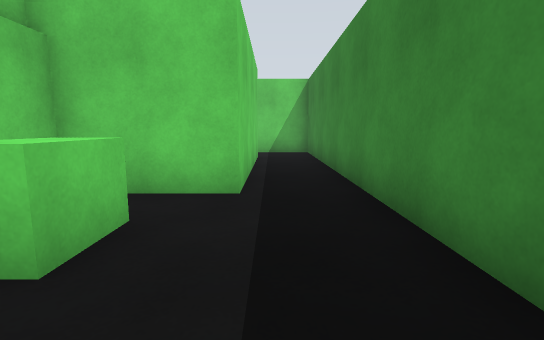
View 1 (above)

23 first-person views from a walk through a robot-simulator world made for Gazebo. The camera is 1 m above the floor, tilts 8° down and sees 85° across. The floor is counted in squares, 1 m on a side. Each view is taken from the middle of a square. On the plan, view 1 faces up. The plan holds only what a view shows up to about 12 squares ahead; the rest is blank.

View 2
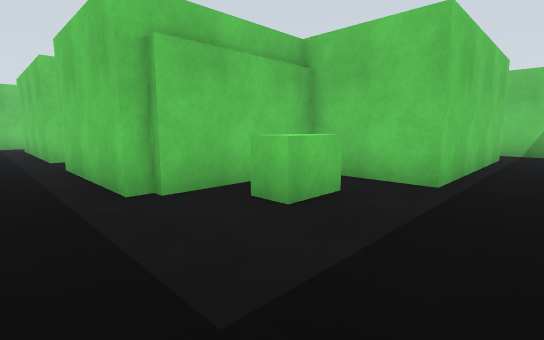

View 3
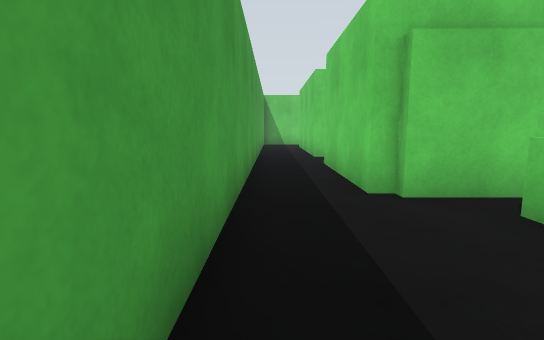

View 4
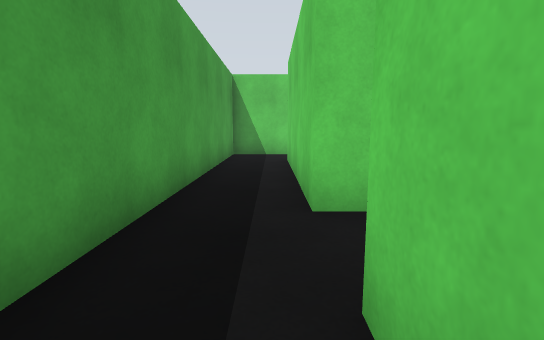

View 5
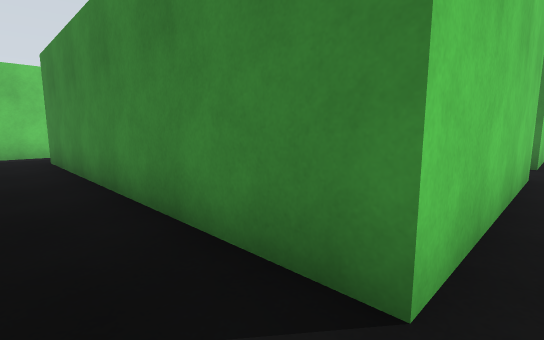

View 6
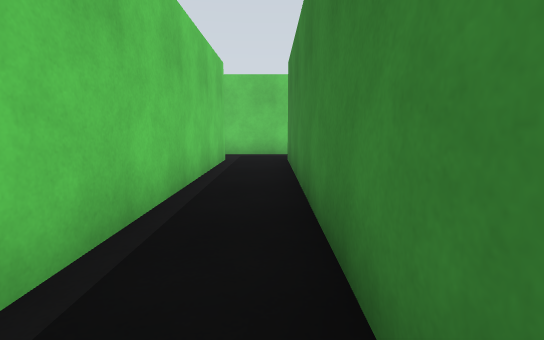

View 7
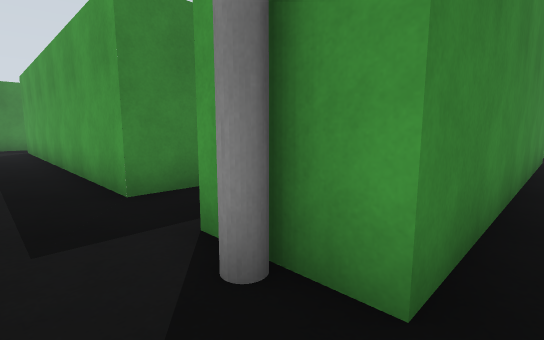

View 8
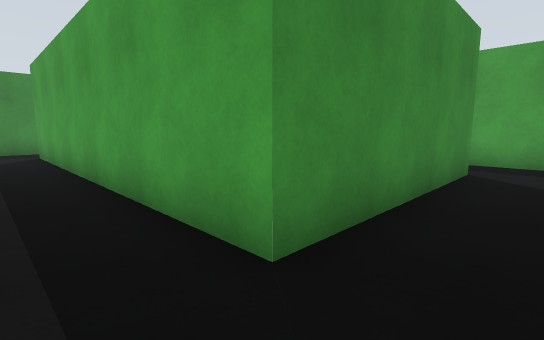

View 9
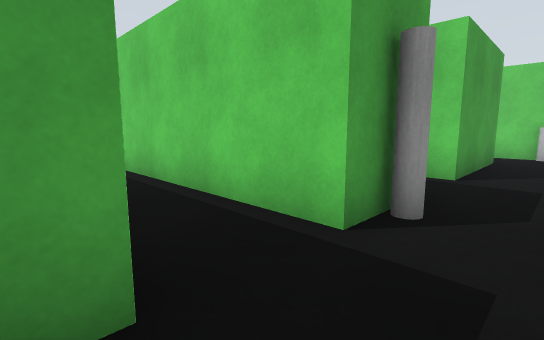

View 10
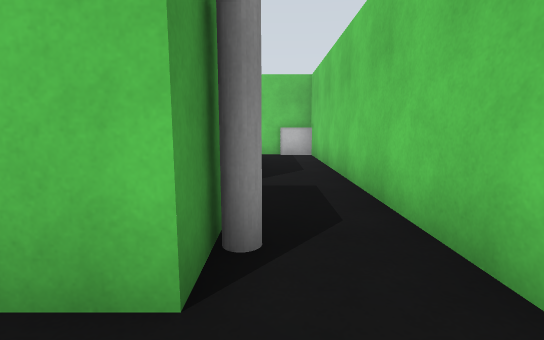

View 11
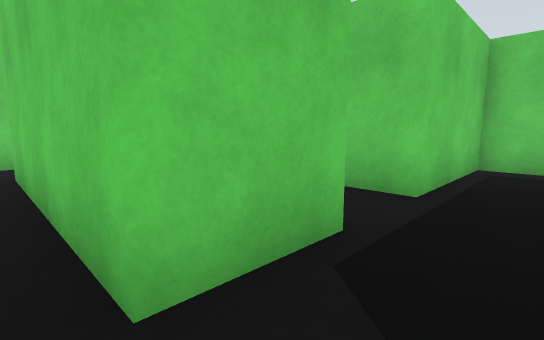

View 12
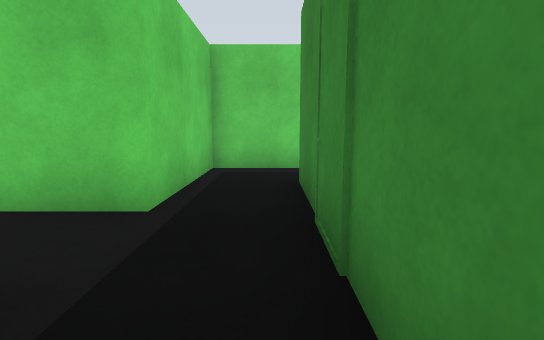

View 13
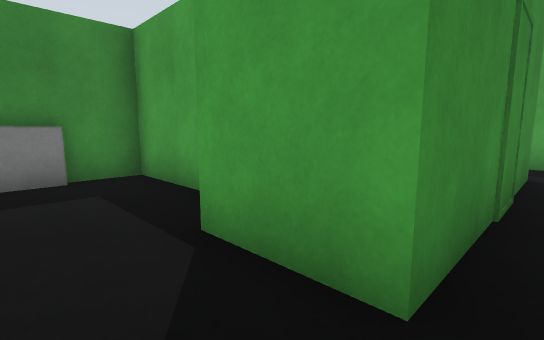

View 14
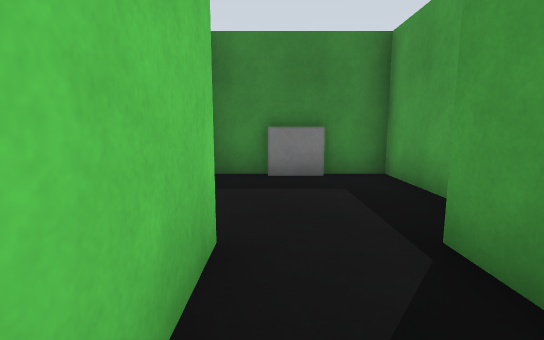

View 15
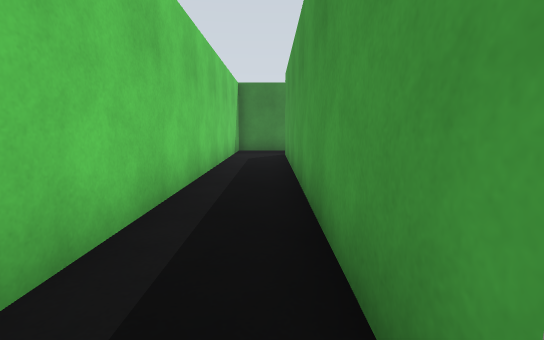

View 16
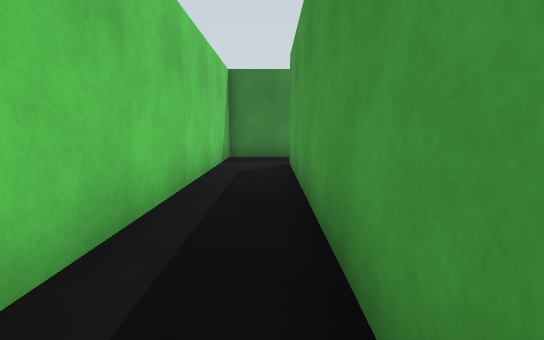

View 17
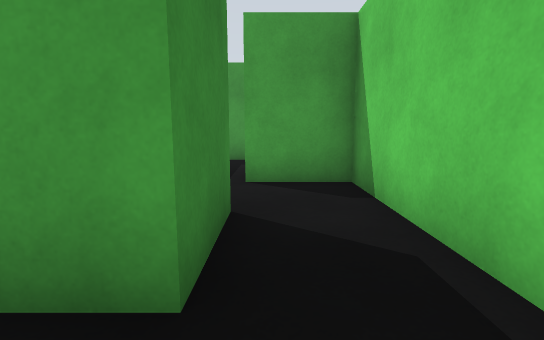

View 18
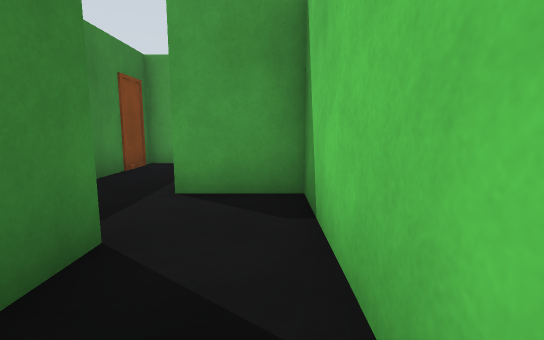

View 19
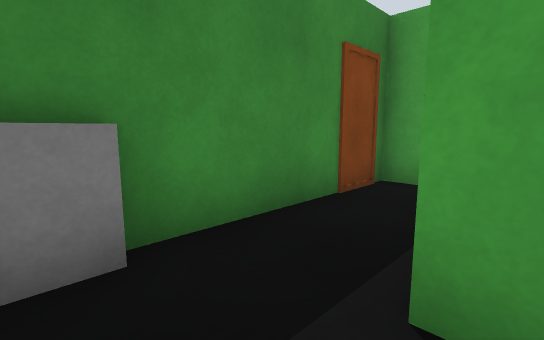

View 20
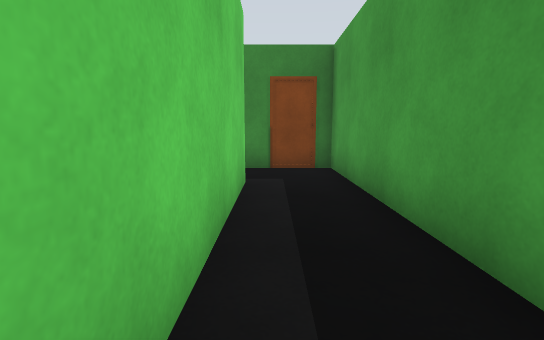

View 21
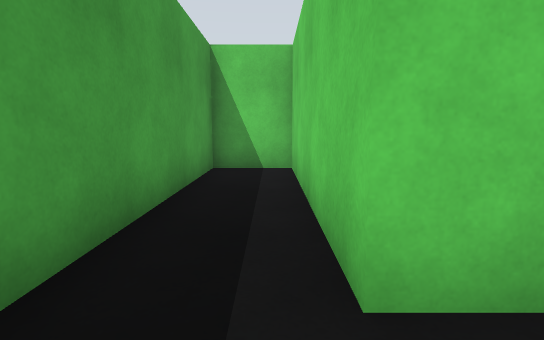

View 22
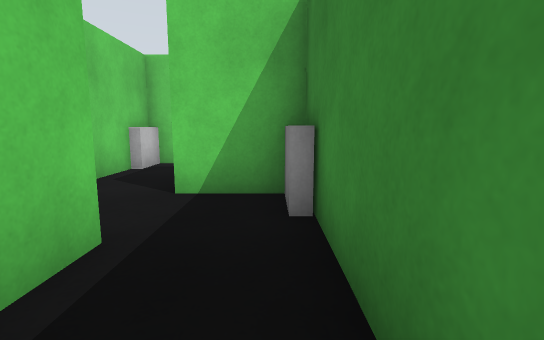

View 23
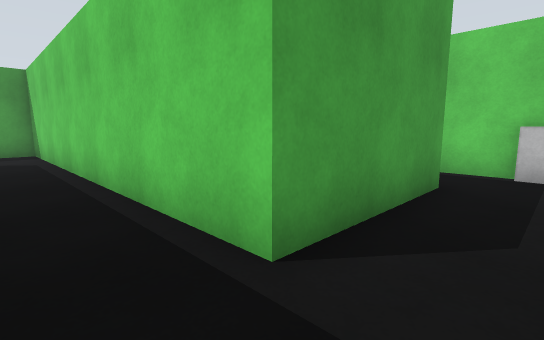

### Floor plan
Ten units are one square. View 1 is at (0, 0); x grows to the right and y downward. Boxes are objects, and circles mark ways between rooms. Rooms are numbered by the first view taken in them; rooms with no view inside come last. Other rooms are left out.
<svg viewBox="-280 -130 300 150">
<path fill="none" stroke="#000" d="M-115 -45 -115 -105 -5 -105 -5 -45 -32 -45 -32 -9 -35 -9 -35 -5 -75 -5M-126 -25 -110 -25M-95 -5 -155 -5 -155 -105 -135 -105 -135 -45M-135 -125 -235 -125 -235 -65 -215 -65M-195 -65 -195 -85 -215 -85 -215 -105 -175 -105 -175 15 6 15M-198 -72 -198 -85M-232 -125 -232 -112M15 -15 15 -125 -105 -125M-16 -32 -16 -19 -24 -19M-95 -25 -95 -5M-95 -45 -115 -45M-75 -5 -75 -45M-76 -85 -95 -85 -95 -45M-75 -45 -75 -65M-215 -65 -215 -45 -275 -45 -275 -25 -195 -25 -195 -65M-54 -85 -76 -85M-18 -69 -18 -81M-39 -55 -15 -55 -15 -94M-75 -65 -54 -65"/>
<circle cx="-105" cy="-35" r="3" fill="#2a7"/>
<circle cx="-85" cy="-15" r="3" fill="#2a7"/>
<circle cx="-205" cy="-55" r="3" fill="#2a7"/>
<circle cx="-85" cy="-55" r="3" fill="#2a7"/>
<circle cx="-65" cy="-75" r="3" fill="#2a7"/>
<text x="-120" y="-60">1</text>
<text x="-90" y="-30">2</text>
<text x="-90" y="-70">3</text>
<text x="-230" y="-40">4</text>
<text x="-40" y="-80">5</text>
</svg>
Room 1 opens to room 2. Room 1 opens to room 4. Room 2 opens to room 3. Room 3 opens to room 5.

Where each view was taken, in squares from view 1:
view 1: 0 up, 0 right, facing up
view 2: 1 down, 1 right, facing up-left
view 3: 1 down, 1 right, facing left
view 4: 0 up, 6 left, facing left
view 5: 0 up, 17 left, facing up-right
view 6: 1 up, 16 left, facing up
view 7: 12 up, 16 left, facing down-right
view 8: 12 up, 13 left, facing down-right
view 9: 12 up, 11 left, facing down-left
view 10: 11 up, 12 left, facing left
view 11: 0 up, 8 left, facing up-left
view 12: 1 up, 8 left, facing up
view 13: 8 up, 8 left, facing down-right
view 14: 8 up, 8 left, facing right
view 15: 11 up, 12 left, facing right
view 16: 11 up, 9 left, facing right
view 17: 12 up, 22 left, facing down
view 18: 11 up, 23 left, facing down
view 19: 8 up, 22 left, facing down-right
view 20: 4 up, 27 left, facing right
view 21: 4 up, 20 left, facing left
view 22: 4 up, 20 left, facing up
view 23: 12 up, 16 left, facing down-left
